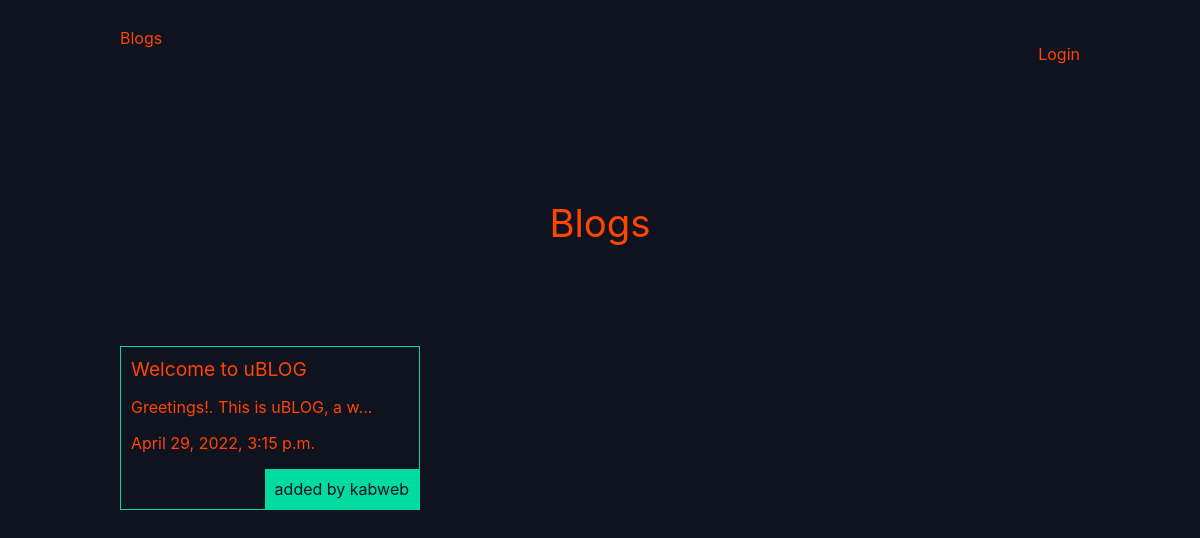
The app's page /blogs/ with its own data.
### blogs/models.py (models this page shows, shortened)
class Blog(models.Model):
    title = models.CharField(max_length=100)
    slug = models.SlugField()
    body = models.TextField()
    date = models.DateTimeField(auto_now_add=True)
    thumb = models.ImageField(default='default.png', blank=True)
    author = models.ForeignKey(User, default=None, on_delete=models.CASCADE)
    def snippet(self):
        return self.body[:30] + '...'

### blogs/views.py (the view)
# urls.py: path('blogs/', include('blogs.urls')),
def blogs(request):
    blogs = Blog.objects.all().order_by('date')
    return render(request, 'blogs/blogs.html', { 'blogs': blogs })

### blogs/templates/blogs/blogs.html (shortened to what this page needs)
{% extends 'base.html' %}
{% block content %}
    <h1>Blogs</h1>
    <div class="blogs">
        {% for blog in blogs %}
            <div class="blog">
                <a href="{% url 'blogs:blog' slug=blog.slug %}">
                    <h2>
                        {{ blog.title }}
                    </h2>
                </a>
                <p>{{ blog.snippet }}</p>
                <p>{{ blog.date }}</p>
                <p class="author">added by {{ blog.author }}</p>
            </div>
        {% endfor %}
    </div>
{% endblock %}

### assets/styles.css (style rules this page uses)
body { background-color: #0f121f; color: orangered; }
body * { font-family: -apple-system, BlinkMacSystemFont, 'Segoe UI', Roboto, Oxygen, Ubuntu, Cantarell, 'Open Sans', 'Helvetica Neue', sans-serif; }
h1, h2, h3, h4, h5 { font-weight: normal; margin: 0; }
a, a:hover, a:visited { color: orangered; text-decoration: none; }
div.wrapper h1 { text-align: center; margin: 100px auto; font-size: 2.4em; }
.blogs { display: grid; grid-template-columns: 1fr 1fr 1fr; grid-gap: 30px; }
.blog { padding: 10px; border: 1px solid #00dba0; position: relative; padding-bottom: 40px; }
.blog h2 { font-size: 1.2em; }
.blog .author { padding: 10px; background: #00dba0; position: absolute; right: 0; bottom: 0; margin: 0; color: #0f121f; }

### records on screen
Blog: title "Welcome to uBLOG", snippet "Greetings!. This is uBLOG, a w...", date "April 29, 2022, 3:15 p.m.", author "kabweb"
